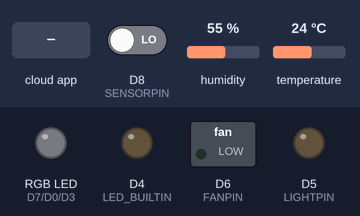
The sketch below on a simulated ESP8266 (NodeMCU). Shown: switched loads named in the sketch (green lamp = pin HIGH), an RGB LED mixed from three pins (HIGH = lit), output pins drawn as LEDs (lit = HIGH, except the on-board LED, lit = LOW). The inputs (shaded band) are chosen by the test bench; at power-on: D8 (SENSORPIN) LOW, humidity 55 %, temperature 24 °C. Dim RGB values are drawn brighter than linear; WiFi joins after 1.5 s; servers stay silent unless stated; the Firebase database answers and starts empty; what the sketch prints to the serial monitor is not drawn.

Above: at 2.8 s.
2.9 s: the phone or cloud app sets r to 1
At 5.7 s:
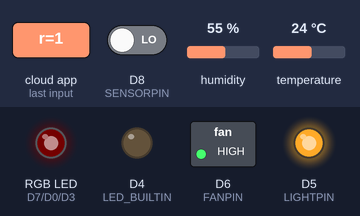
6.2 s: the phone or cloud app sets b to 1
At 8.2 s:
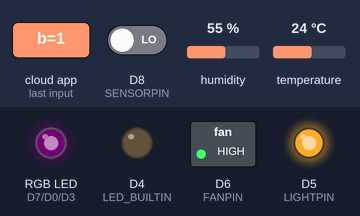
8.5 s: the phone or cloud app sets g to 1
At 10.2 s:
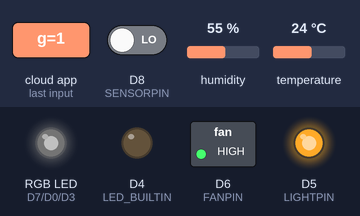
10.5 s: the phone or cloud app sets light to 1
At 11.5 s:
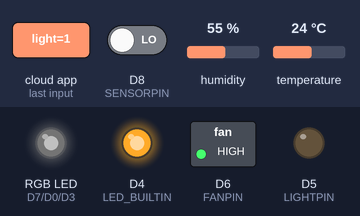
12.2 s: the phone or cloud app sets fan to 1
At 13.2 s:
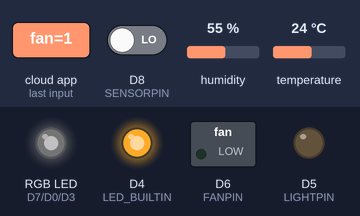
13.9 s: the phone or cloud app sets r to 1000
At 16.4 s:
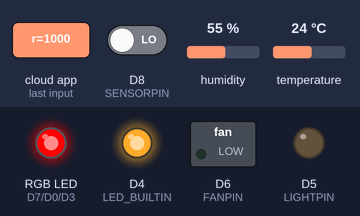
Timing chart, 0 to 17.8 s (numbered marks = the images above; inputs shaded):
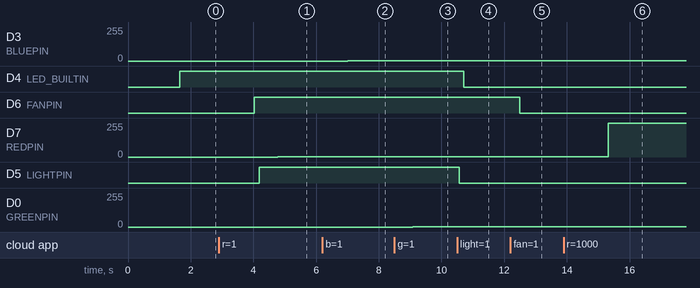

Measured:
- after the input at 2.9 s, D7 (REDPIN): 0/255 → 1/255 after 1.9 s
- after the input at 6.2 s, D3 (BLUEPIN): 0/255 → 1/255 after 0.81 s
- after the input at 8.5 s, D0 (GREENPIN): 0/255 → 1/255 after 0.59 s
- after the input at 10.5 s, D4 (LED_BUILTIN): HIGH → LOW after 0.21 s; D5 (LIGHTPIN): HIGH → LOW after 0.06 s
- after the input at 12.2 s, D6 (FANPIN): HIGH → LOW after 0.29 s
- after the input at 13.9 s, D7 (REDPIN): 1/255 → 255/255 after 1.4 s

The sketch:

ESP-Logger.ino
```cpp
#include "ntpUtils.h"
#include "authUtils.h"

#include <FirebaseArduino.h>
#include <DHT.h>

#define DHTPIN D2
#define FANPIN D6
#define LIGHTPIN D5
#define SENSORPIN D8

#define REDPIN D7
#define GREENPIN D0
#define BLUEPIN D3

#define DHTTYPE DHT11
#define DELAY_TIME_TO_SEND  360
#define TABLE_LEITURA "leitura"
#define TABLE_MOTION "motion"
#define CLIENT_EMAIL "well.oliveira.snt@gmail.com"
#define DEVICE_PATH "/devices/mkW3jbNvyKMzC8FLODaQd7GAum023/"

DHT dht(DHTPIN, DHTTYPE);

StaticJsonBuffer<2000> jsonBuffer;
JsonObject &leitura = jsonBuffer.createObject();
JsonObject &motion = jsonBuffer.createObject();

int r = 0;
int g = 0;
int b = 0;

int errorCount = 0;

int count = DELAY_TIME_TO_SEND;
bool motionSensorRead = false;

void setup() {
    Serial.begin(9600);
    WiFi.mode(WIFI_STA);
    WiFi.disconnect();
    WiFi.begin(WIFI_SSID, WIFI_PASSWORD);
    Serial.print("connecting");
    while (WiFi.status() != WL_CONNECTED) {
        Serial.print(".");
        delay(500);
    }
    Serial.println();
    Serial.print("connected: ");
    Serial.println(WiFi.localIP());
    Firebase.begin(FIREBASE_HOST, FIREBASE_AUTH);
    udp.begin(UDP_NTS_PORT);
    pinMode(LED_BUILTIN, OUTPUT);
    pinMode(FANPIN, OUTPUT);
    pinMode(LIGHTPIN, OUTPUT);
    pinMode(SENSORPIN, INPUT);
    pinMode(REDPIN, OUTPUT);
    pinMode(GREENPIN, OUTPUT);
    pinMode(BLUEPIN, OUTPUT);

    motionSensorRead = !digitalRead(SENSORPIN);
    digitalWrite(LED_BUILTIN, !Firebase.getBool(String(DEVICE_PATH) + "light"));

}

void(* resetFunc) (void) = 0;

inline String getErrorString(String table) {
    return String(TABLE_LEITURA) + " failed to send:";
}

void inline readMotionSensorAndSendToFirebase() {
    if (digitalRead(SENSORPIN) != motionSensorRead) {
        motionSensorRead = digitalRead(SENSORPIN);
        motion["state"] = String(motionSensorRead);
        motion["date"] = getEpoch();
        Firebase.push(TABLE_MOTION, motion);
        Serial.println("sensor=" + String(motionSensorRead));
        delay(1000);
    }

    if (Firebase.failed()) {
        Serial.print(getErrorString(TABLE_MOTION));
        Serial.println(Firebase.error());
        return;
    }
}

void inline setLeitura(String temperatura, String umidade, String cliente, String data, String motion) {
    leitura["temperatura"] = temperatura;
    leitura["umidade"] = umidade;
    leitura["cliente"] = cliente;
    leitura["data"] = data;
    leitura["motion"] = motion;
}

void inline readDataToSend() {
    String temperatura = String(dht.readTemperature());
    String umid = String(dht.readHumidity());
    String cliente = CLIENT_EMAIL;
    String data = getEpoch();
    String motion = String(digitalRead(SENSORPIN));
    delay(1000);
    setLeitura(temperatura, umid, cliente, data, motion);
    Serial.println(
            "temp=" + temperatura + " umid=" + umid + " clnt=" + cliente + " dateTime=" + data + " motion=" + motion);
}

void inline readLeituraAndSendToFirebase() {
    readDataToSend();
    if (count > DELAY_TIME_TO_SEND) {
        if (leitura["temperatura"] == "nan" || leitura["umidade"] == "nan" || getEpoch().toInt() <= 1000) {
            Serial.print("Leitura falha");
            return;
        }

        count = 0;
        Firebase.push(TABLE_LEITURA, leitura);
        Serial.print("Enviou leitura");
        return;
    }
    if (Firebase.failed()) {
        Serial.print(getErrorString(TABLE_LEITURA));
        Serial.println(Firebase.error());
        errorCount++;
        return;
    }
}

void inline updateLighAndFan() {
    digitalWrite(FANPIN, !Firebase.getBool(String(DEVICE_PATH) + "fan"));
    digitalWrite(LIGHTPIN, !Firebase.getBool(String(DEVICE_PATH) + "light"));
    digitalWrite(LED_BUILTIN, !Firebase.getBool(String(DEVICE_PATH) + "light"));

    int rAux = Firebase.getInt(String(DEVICE_PATH) + "r");
    int bAux = Firebase.getInt(String(DEVICE_PATH) + "b");
    int gAux = Firebase.getInt(String(DEVICE_PATH) + "g");

    r = rAux != 0 ? rAux : r ;
    b = bAux != 0 ? bAux : b ;
    g = gAux != 0 ? gAux : g ;

    Serial.println( "r: " + String(r) + ", " +
                    "b: " + String(b) + ", " +
                    "g: " + String(g) );
    analogWrite(REDPIN, r);
    analogWrite(GREENPIN, g);
    analogWrite(BLUEPIN, b);
}

//TODO verify wheter is this okay or not
void inline updateNtp() {
    WiFi.hostByName(ntpServerName, timeServer);
    setSyncProvider(getNtpTime);
    setSyncInterval(300);
}

void inline updateCountAndPrint() {
    delay(100);
    count++;
    Serial.println("/-----Count-------");
    Serial.println(count);
    Serial.println("------Count------/");
}

void inline updateCountErrosAndPrint() {
    if(errorCount > 1000) {
        Serial.println("/-----errorCount-------");
        Serial.println(errorCount);
        Serial.println("------errorCount------/");
        errorCount = 0;
        resetFunc();
    }
}

void loop() {
    updateNtp();
    readMotionSensorAndSendToFirebase();
    readLeituraAndSendToFirebase();
    updateLighAndFan();
    updateCountAndPrint();
    updateCountErrosAndPrint();
}
```

authUtils.h
```cpp
#ifndef AUTH_NETWORK_AND_FIREBASE
#define AUTH_NETWORK_AND_FIREBASE

#define FIREBASE_HOST "******************"
#define FIREBASE_AUTH "******************"
#define WIFI_SSID "******************"
#define WIFI_PASSWORD "******************"

#endif /* AUTH_NETWORK_AND_FIREBASE */
```

ntpUtils.h
```cpp
#ifndef NPT_UTILS
#define NPT_UTILS

#include <TimeLib.h>
#include <ESP8266WiFi.h>
#include <WiFiUdp.h>

#define UDP_NTS_PORT 8888
#define NTP_PACKET_SIZE 48

WiFiUDP udp;
const char* ntpServerName = "time.nist.gov";
IPAddress timeServer;

const int timeZone = -4;

/*-------- NTP code ----------*/
byte packetBuffer[NTP_PACKET_SIZE]; //buffer to hold incoming & outgoing packets

// send an NTP request to the time server at the given address
void sendNTPpacket(IPAddress &address) {
    // set all bytes in the buffer to 0
    memset(packetBuffer, 0, NTP_PACKET_SIZE);
    // Initialize values needed to form NTP request
    // (see URL above for details on the packets)
    packetBuffer[0] = 0b11100011;   // LI, Version, Mode
    packetBuffer[1] = 0;     // Stratum, or type of clock
    packetBuffer[2] = 6;     // Polling Interval
    packetBuffer[3] = 0xEC;  // Peer Clock Precision
    // 8 bytes of zero for Root Delay & Root Dispersion
    packetBuffer[12] = 49;
    packetBuffer[13] = 0x4E;
    packetBuffer[14] = 49;
    packetBuffer[15] = 52;
    // all NTP fields have been given values, now
    // you can send a packet requesting a timestamp:
    udp.beginPacket(address, 123); //NTP requests are to port 123
    udp.write(packetBuffer, NTP_PACKET_SIZE);
    udp.endPacket();
}

time_t getNtpTime() {
    while (udp.parsePacket() > 0); // discard any previously received packets
    Serial.println("Transmit NTP Request");
    sendNTPpacket(timeServer);
    uint32_t beginWait = millis();
    while (millis() - beginWait < 1500) {
        int size = udp.parsePacket();
        if (size >= NTP_PACKET_SIZE) {
            Serial.println("Receive NTP Response");
            udp.read(packetBuffer, NTP_PACKET_SIZE);  // read packet into the buffer
            unsigned long secsSince1900;
            // convert four bytes starting at location 40 to a long integer
            secsSince1900 = (unsigned long) packetBuffer[40] << 24;
            secsSince1900 |= (unsigned long) packetBuffer[41] << 16;
            secsSince1900 |= (unsigned long) packetBuffer[42] << 8;
            secsSince1900 |= (unsigned long) packetBuffer[43];
            return secsSince1900 - 2208988800UL + timeZone * SECS_PER_HOUR;
        }
    }
    Serial.println("No NTP Response :-(");
    return 0; // return 0 if unable to get the time
}

String getFormatedTimeOf(String time) {
    return (time.toInt() < 10 ? String("0") : "") + time;
}

String getDateTime() {
    if (timeStatus() != timeNotSet) {
        String hora = getFormatedTimeOf(String(hour()));
        String minuto = getFormatedTimeOf(String(minute()));
        String segundo = getFormatedTimeOf(String(second()));
        String dia = getFormatedTimeOf(String(day()));
        String mes = getFormatedTimeOf(String(month()));
        String ano = getFormatedTimeOf(String(year()));
        String returnString = hora + ":" + minuto + ":" + segundo + " " + dia + "/" + mes + "/" + ano;
        return returnString;
    }
}

String getEpoch() {
    time_t t = now();
    return String(t);
}

#endif /* NPT_UTILS */
```
